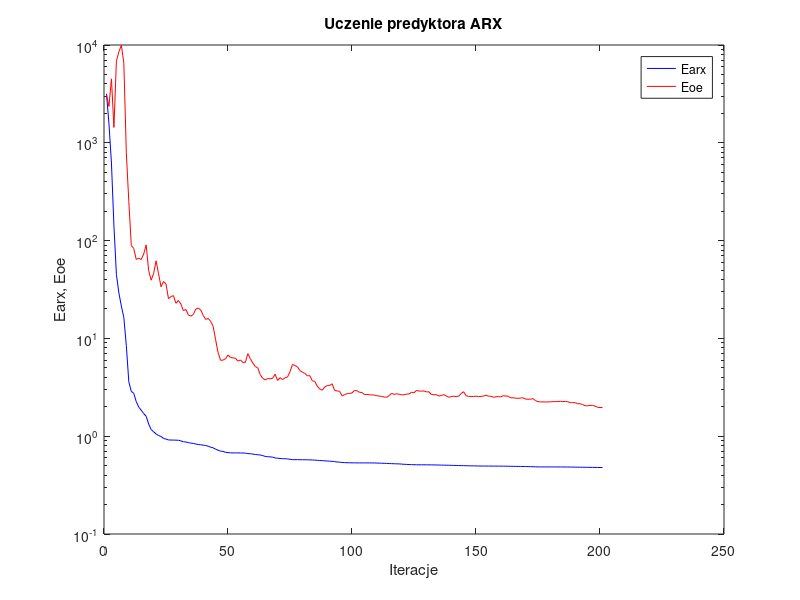
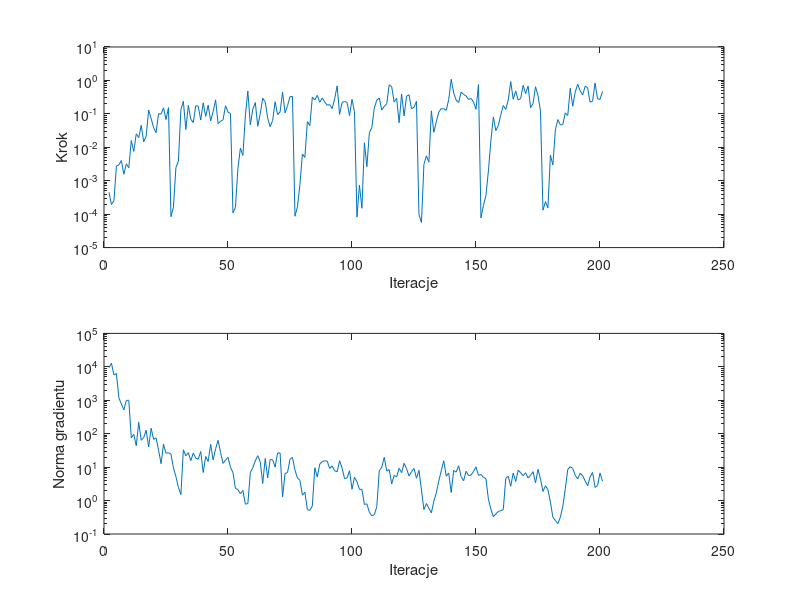

These figures' MATLAB source, in order:
%uczenie predyktora arx
clear all;
n=0; farx(n+1)=3.171508e+003; foe(n+1)=3.101845e+003; wspucz(n+1)=0.000000e+000; ng(n+1)=0.000000e+000;
%odnowa zmiennej metryki
n=1; farx(n+1)=1.566941e+003; foe(n+1)=2.357531e+003; krok(n+1)=4.526501e-004; ng(n+1)=9.499674e+003;
n=2; farx(n+1)=6.220025e+002; foe(n+1)=4.510094e+003; krok(n+1)=1.951338e-004; ng(n+1)=1.278793e+004;
n=3; farx(n+1)=1.418624e+002; foe(n+1)=1.436675e+003; krok(n+1)=2.522883e-004; ng(n+1)=5.739005e+003;
n=4; farx(n+1)=4.508803e+001; foe(n+1)=6.816952e+003; krok(n+1)=2.739044e-003; ng(n+1)=6.273442e+003;
n=5; farx(n+1)=2.907822e+001; foe(n+1)=8.544482e+003; krok(n+1)=2.998733e-003; ng(n+1)=1.179877e+003;
n=6; farx(n+1)=2.145178e+001; foe(n+1)=9.955602e+003; krok(n+1)=4.008930e-003; ng(n+1)=7.728932e+002;
n=7; farx(n+1)=1.630956e+001; foe(n+1)=6.517645e+003; krok(n+1)=1.567808e-003; ng(n+1)=5.185173e+002;
n=8; farx(n+1)=8.450919e+000; foe(n+1)=7.921137e+002; krok(n+1)=3.204735e-003; ng(n+1)=9.865815e+002;
n=9; farx(n+1)=3.604627e+000; foe(n+1)=2.511816e+002; krok(n+1)=2.440097e-003; ng(n+1)=1.001898e+003;
n=10; farx(n+1)=2.874649e+000; foe(n+1)=8.912102e+001; krok(n+1)=1.598198e-002; ng(n+1)=7.494105e+001;
n=11; farx(n+1)=2.745377e+000; foe(n+1)=8.309141e+001; krok(n+1)=7.525650e-003; ng(n+1)=9.617073e+001;
n=12; farx(n+1)=2.255767e+000; foe(n+1)=6.418954e+001; krok(n+1)=2.521242e-002; ng(n+1)=4.372060e+001;
n=13; farx(n+1)=1.986560e+000; foe(n+1)=6.602900e+001; krok(n+1)=1.945154e-002; ng(n+1)=2.199283e+002;
n=14; farx(n+1)=1.844062e+000; foe(n+1)=6.406585e+001; krok(n+1)=4.530245e-002; ng(n+1)=6.363118e+001;
n=15; farx(n+1)=1.703618e+000; foe(n+1)=7.292377e+001; krok(n+1)=1.448480e-002; ng(n+1)=7.639191e+001;
n=16; farx(n+1)=1.599140e+000; foe(n+1)=9.034257e+001; krok(n+1)=2.142359e-002; ng(n+1)=1.268922e+002;
n=17; farx(n+1)=1.333209e+000; foe(n+1)=4.962280e+001; krok(n+1)=1.305790e-001; ng(n+1)=4.005261e+001;
n=18; farx(n+1)=1.171112e+000; foe(n+1)=3.940060e+001; krok(n+1)=7.301859e-002; ng(n+1)=1.453602e+002;
n=19; farx(n+1)=1.109988e+000; foe(n+1)=4.597498e+001; krok(n+1)=3.844828e-002; ng(n+1)=6.766824e+001;
n=20; farx(n+1)=1.055046e+000; foe(n+1)=6.211385e+001; krok(n+1)=2.741202e-002; ng(n+1)=7.541095e+001;
n=21; farx(n+1)=1.015036e+000; foe(n+1)=4.581711e+001; krok(n+1)=1.015974e-001; ng(n+1)=3.224222e+001;
n=22; farx(n+1)=9.952828e-001; foe(n+1)=3.370177e+001; krok(n+1)=9.810024e-002; ng(n+1)=1.271223e+001;
n=23; farx(n+1)=9.480228e-001; foe(n+1)=3.812302e+001; krok(n+1)=1.513424e-001; ng(n+1)=4.850620e+001;
n=24; farx(n+1)=9.343917e-001; foe(n+1)=3.591074e+001; krok(n+1)=6.741320e-002; ng(n+1)=2.608676e+001;
n=25; farx(n+1)=9.159136e-001; foe(n+1)=2.546929e+001; krok(n+1)=1.530597e-001; ng(n+1)=2.689423e+001;
%odnowa zmiennej metryki
n=26; farx(n+1)=9.135893e-001; foe(n+1)=2.677074e+001; krok(n+1)=8.408970e-005; ng(n+1)=2.474093e+001;
n=27; farx(n+1)=9.130644e-001; foe(n+1)=2.739594e+001; krok(n+1)=1.622016e-004; ng(n+1)=9.502999e+000;
n=28; farx(n+1)=9.104491e-001; foe(n+1)=2.285063e+001; krok(n+1)=2.501815e-003; ng(n+1)=5.199880e+000;
n=29; farx(n+1)=9.096781e-001; foe(n+1)=2.441508e+001; krok(n+1)=3.816075e-003; ng(n+1)=2.494551e+000;
n=30; farx(n+1)=8.961612e-001; foe(n+1)=2.246841e+001; krok(n+1)=1.328156e-001; ng(n+1)=1.503034e+000;
n=31; farx(n+1)=8.773261e-001; foe(n+1)=1.920684e+001; krok(n+1)=2.381694e-001; ng(n+1)=3.297791e+001;
n=32; farx(n+1)=8.728417e-001; foe(n+1)=1.979120e+001; krok(n+1)=3.406610e-002; ng(n+1)=2.179440e+001;
n=33; farx(n+1)=8.589360e-001; foe(n+1)=1.736500e+001; krok(n+1)=1.807191e-001; ng(n+1)=2.702378e+001;
n=34; farx(n+1)=8.503422e-001; foe(n+1)=1.688920e+001; krok(n+1)=6.852302e-002; ng(n+1)=1.562680e+001;
n=35; farx(n+1)=8.440710e-001; foe(n+1)=1.757022e+001; krok(n+1)=5.536470e-002; ng(n+1)=2.625281e+001;
n=36; farx(n+1)=8.316251e-001; foe(n+1)=1.992711e+001; krok(n+1)=1.752988e-001; ng(n+1)=1.855909e+001;
n=37; farx(n+1)=8.211692e-001; foe(n+1)=2.045320e+001; krok(n+1)=1.686145e-001; ng(n+1)=1.725180e+001;
n=38; farx(n+1)=8.176584e-001; foe(n+1)=1.954594e+001; krok(n+1)=6.528949e-002; ng(n+1)=2.937699e+001;
n=39; farx(n+1)=8.096938e-001; foe(n+1)=1.720347e+001; krok(n+1)=2.134155e-001; ng(n+1)=6.913048e+000;
n=40; farx(n+1)=8.034400e-001; foe(n+1)=1.562070e+001; krok(n+1)=8.373214e-002; ng(n+1)=2.084951e+001;
n=41; farx(n+1)=7.896057e-001; foe(n+1)=1.600416e+001; krok(n+1)=1.818254e-001; ng(n+1)=1.476860e+001;
n=42; farx(n+1)=7.717403e-001; foe(n+1)=1.497366e+001; krok(n+1)=6.191270e-002; ng(n+1)=4.811218e+001;
n=43; farx(n+1)=7.611236e-001; foe(n+1)=1.330458e+001; krok(n+1)=1.158784e-001; ng(n+1)=1.638116e+001;
n=44; farx(n+1)=7.365210e-001; foe(n+1)=9.698641e+000; krok(n+1)=2.625380e-001; ng(n+1)=3.557241e+001;
n=45; farx(n+1)=7.187831e-001; foe(n+1)=7.165283e+000; krok(n+1)=5.113139e-002; ng(n+1)=6.315736e+001;
n=46; farx(n+1)=7.038532e-001; foe(n+1)=5.970026e+000; krok(n+1)=6.013604e-002; ng(n+1)=2.739156e+001;
n=47; farx(n+1)=6.990226e-001; foe(n+1)=5.998254e+000; krok(n+1)=6.640781e-002; ng(n+1)=1.295076e+001;
n=48; farx(n+1)=6.846113e-001; foe(n+1)=6.196160e+000; krok(n+1)=1.755320e-001; ng(n+1)=1.615703e+001;
n=49; farx(n+1)=6.795908e-001; foe(n+1)=6.764030e+000; krok(n+1)=1.124683e-001; ng(n+1)=1.956179e+001;
n=50; farx(n+1)=6.753027e-001; foe(n+1)=6.392472e+000; krok(n+1)=1.022628e-001; ng(n+1)=9.906157e+000;
%odnowa zmiennej metryki
n=51; farx(n+1)=6.751440e-001; foe(n+1)=6.319438e+000; krok(n+1)=1.081387e-004; ng(n+1)=6.861609e+000;
n=52; farx(n+1)=6.751167e-001; foe(n+1)=6.263911e+000; krok(n+1)=1.622016e-004; ng(n+1)=2.305623e+000;
n=53; farx(n+1)=6.747607e-001; foe(n+1)=5.852677e+000; krok(n+1)=2.332157e-003; ng(n+1)=2.134104e+000;
n=54; farx(n+1)=6.739255e-001; foe(n+1)=6.010977e+000; krok(n+1)=9.466059e-003; ng(n+1)=1.595139e+000;
n=55; farx(n+1)=6.731355e-001; foe(n+1)=5.674666e+000; krok(n+1)=5.694898e-003; ng(n+1)=2.006206e+000;
n=56; farx(n+1)=6.715747e-001; foe(n+1)=5.686203e+000; krok(n+1)=8.732707e-002; ng(n+1)=7.812300e-001;
n=57; farx(n+1)=6.638185e-001; foe(n+1)=6.985924e+000; krok(n+1)=4.842714e-001; ng(n+1)=8.126447e-001;
n=58; farx(n+1)=6.620571e-001; foe(n+1)=6.197161e+000; krok(n+1)=4.663645e-002; ng(n+1)=6.839100e+000;
n=59; farx(n+1)=6.569711e-001; foe(n+1)=5.606694e+000; krok(n+1)=1.372911e-001; ng(n+1)=9.630366e+000;
n=60; farx(n+1)=6.498497e-001; foe(n+1)=5.151593e+000; krok(n+1)=2.176076e-001; ng(n+1)=1.533148e+001;
n=61; farx(n+1)=6.467261e-001; foe(n+1)=5.005795e+000; krok(n+1)=4.256083e-002; ng(n+1)=2.199175e+001;
n=62; farx(n+1)=6.420163e-001; foe(n+1)=4.259851e+000; krok(n+1)=1.006999e-001; ng(n+1)=1.457738e+001;
n=63; farx(n+1)=6.339551e-001; foe(n+1)=3.912415e+000; krok(n+1)=2.936023e-001; ng(n+1)=3.257352e+000;
n=64; farx(n+1)=6.208676e-001; foe(n+1)=3.766334e+000; krok(n+1)=2.277746e-001; ng(n+1)=1.812275e+001;
n=65; farx(n+1)=6.169990e-001; foe(n+1)=3.892562e+000; krok(n+1)=7.551359e-002; ng(n+1)=4.751178e+000;
n=66; farx(n+1)=6.147608e-001; foe(n+1)=3.859682e+000; krok(n+1)=4.102628e-002; ng(n+1)=1.683876e+001;
n=67; farx(n+1)=6.113574e-001; foe(n+1)=3.907780e+000; krok(n+1)=6.345766e-002; ng(n+1)=1.665922e+001;
n=68; farx(n+1)=5.987491e-001; foe(n+1)=4.307865e+000; krok(n+1)=2.301336e-001; ng(n+1)=1.002817e+001;
n=69; farx(n+1)=5.957069e-001; foe(n+1)=3.714484e+000; krok(n+1)=9.515193e-002; ng(n+1)=2.648031e+001;
n=70; farx(n+1)=5.918628e-001; foe(n+1)=3.970152e+000; krok(n+1)=1.143175e-001; ng(n+1)=2.649075e+001;
n=71; farx(n+1)=5.891952e-001; foe(n+1)=3.783448e+000; krok(n+1)=4.478955e-001; ng(n+1)=1.273092e+000;
n=72; farx(n+1)=5.876723e-001; foe(n+1)=3.958899e+000; krok(n+1)=1.067078e-001; ng(n+1)=6.409210e+000;
n=73; farx(n+1)=5.859804e-001; foe(n+1)=4.031135e+000; krok(n+1)=1.752988e-001; ng(n+1)=6.912919e+000;
n=74; farx(n+1)=5.807959e-001; foe(n+1)=4.566286e+000; krok(n+1)=3.268918e-001; ng(n+1)=1.724396e+001;
n=75; farx(n+1)=5.758220e-001; foe(n+1)=5.410989e+000; krok(n+1)=3.326660e-001; ng(n+1)=1.948882e+001;
%odnowa zmiennej metryki
n=76; farx(n+1)=5.755698e-001; foe(n+1)=5.272237e+000; krok(n+1)=8.669030e-005; ng(n+1)=8.098688e+000;
n=77; farx(n+1)=5.754468e-001; foe(n+1)=5.123104e+000; krok(n+1)=1.662532e-004; ng(n+1)=4.753509e+000;
n=78; farx(n+1)=5.749263e-001; foe(n+1)=4.682514e+000; krok(n+1)=7.663457e-004; ng(n+1)=4.029878e+000;
n=79; farx(n+1)=5.744682e-001; foe(n+1)=4.518362e+000; krok(n+1)=6.274942e-003; ng(n+1)=1.458753e+000;
n=80; farx(n+1)=5.740319e-001; foe(n+1)=4.387477e+000; krok(n+1)=4.969883e-003; ng(n+1)=1.778926e+000;
n=81; farx(n+1)=5.735477e-001; foe(n+1)=4.142155e+000; krok(n+1)=5.851700e-002; ng(n+1)=5.323819e-001;
n=82; farx(n+1)=5.732125e-001; foe(n+1)=4.160141e+000; krok(n+1)=4.438543e-002; ng(n+1)=5.105779e-001;
n=83; farx(n+1)=5.709967e-001; foe(n+1)=3.687279e+000; krok(n+1)=3.161324e-001; ng(n+1)=6.868829e-001;
n=84; farx(n+1)=5.699419e-001; foe(n+1)=3.631741e+000; krok(n+1)=2.601236e-001; ng(n+1)=9.596769e+000;
n=85; farx(n+1)=5.661775e-001; foe(n+1)=3.247615e+000; krok(n+1)=3.589327e-001; ng(n+1)=5.057586e+000;
n=86; farx(n+1)=5.641629e-001; foe(n+1)=3.038495e+000; krok(n+1)=2.214588e-001; ng(n+1)=1.231316e+001;
n=87; farx(n+1)=5.625595e-001; foe(n+1)=2.951950e+000; krok(n+1)=2.994846e-001; ng(n+1)=1.466028e+001;
n=88; farx(n+1)=5.596628e-001; foe(n+1)=3.184269e+000; krok(n+1)=2.268451e-001; ng(n+1)=1.551493e+001;
n=89; farx(n+1)=5.579639e-001; foe(n+1)=3.291340e+000; krok(n+1)=1.809599e-001; ng(n+1)=1.517193e+001;
n=90; farx(n+1)=5.552139e-001; foe(n+1)=3.310096e+000; krok(n+1)=1.892883e-001; ng(n+1)=9.170590e+000;
n=91; farx(n+1)=5.531825e-001; foe(n+1)=3.436294e+000; krok(n+1)=1.440814e-001; ng(n+1)=1.088791e+001;
n=92; farx(n+1)=5.497766e-001; foe(n+1)=2.935195e+000; krok(n+1)=2.818076e-001; ng(n+1)=7.801504e+000;
n=93; farx(n+1)=5.446192e-001; foe(n+1)=2.903508e+000; krok(n+1)=6.888628e-001; ng(n+1)=7.245393e+000;
n=94; farx(n+1)=5.426858e-001; foe(n+1)=2.881634e+000; krok(n+1)=9.636975e-002; ng(n+1)=1.558501e+001;
n=95; farx(n+1)=5.385900e-001; foe(n+1)=2.577168e+000; krok(n+1)=2.188247e-001; ng(n+1)=9.372712e+000;
n=96; farx(n+1)=5.365695e-001; foe(n+1)=2.662163e+000; krok(n+1)=2.349459e-001; ng(n+1)=4.524920e+000;
n=97; farx(n+1)=5.358657e-001; foe(n+1)=2.720939e+000; krok(n+1)=2.203031e-001; ng(n+1)=4.744400e+000;
n=98; farx(n+1)=5.350969e-001; foe(n+1)=2.735143e+000; krok(n+1)=8.892157e-002; ng(n+1)=7.787023e+000;
n=99; farx(n+1)=5.343979e-001; foe(n+1)=2.769171e+000; krok(n+1)=2.725288e-001; ng(n+1)=2.176901e+000;
n=100; farx(n+1)=5.336779e-001; foe(n+1)=2.935723e+000; krok(n+1)=1.147563e-001; ng(n+1)=4.977932e+000;
%odnowa zmiennej metryki
n=101; farx(n+1)=5.336421e-001; foe(n+1)=2.919031e+000; krok(n+1)=8.136607e-005; ng(n+1)=3.671722e+000;
n=102; farx(n+1)=5.335391e-001; foe(n+1)=2.811051e+000; krok(n+1)=7.359836e-004; ng(n+1)=2.166688e+000;
n=103; farx(n+1)=5.335097e-001; foe(n+1)=2.797617e+000; krok(n+1)=1.502858e-004; ng(n+1)=2.159632e+000;
n=104; farx(n+1)=5.332757e-001; foe(n+1)=2.669424e+000; krok(n+1)=1.363659e-002; ng(n+1)=7.646919e-001;
n=105; farx(n+1)=5.332258e-001; foe(n+1)=2.670229e+000; krok(n+1)=2.634602e-003; ng(n+1)=7.988832e-001;
n=106; farx(n+1)=5.330809e-001; foe(n+1)=2.651977e+000; krok(n+1)=2.741202e-002; ng(n+1)=4.451771e-001;
n=107; farx(n+1)=5.329530e-001; foe(n+1)=2.642847e+000; krok(n+1)=3.895661e-002; ng(n+1)=3.514824e-001;
n=108; farx(n+1)=5.325491e-001; foe(n+1)=2.633604e+000; krok(n+1)=1.497423e-001; ng(n+1)=3.746517e-001;
n=109; farx(n+1)=5.312919e-001; foe(n+1)=2.594705e+000; krok(n+1)=2.577747e-001; ng(n+1)=6.635464e-001;
n=110; farx(n+1)=5.304160e-001; foe(n+1)=2.571463e+000; krok(n+1)=2.962682e-001; ng(n+1)=7.837351e+000;
n=111; farx(n+1)=5.294264e-001; foe(n+1)=2.553479e+000; krok(n+1)=1.304848e-001; ng(n+1)=9.956542e+000;
n=112; farx(n+1)=5.279500e-001; foe(n+1)=2.513381e+000; krok(n+1)=1.664562e-001; ng(n+1)=1.962181e+001;
n=113; farx(n+1)=5.271724e-001; foe(n+1)=2.505404e+000; krok(n+1)=2.002215e-001; ng(n+1)=7.614352e+000;
n=114; farx(n+1)=5.253910e-001; foe(n+1)=2.600981e+000; krok(n+1)=7.382907e-001; ng(n+1)=8.501813e+000;
n=115; farx(n+1)=5.239957e-001; foe(n+1)=2.744435e+000; krok(n+1)=6.477968e-001; ng(n+1)=3.150351e+000;
n=116; farx(n+1)=5.230152e-001; foe(n+1)=2.674725e+000; krok(n+1)=2.277746e-001; ng(n+1)=5.673649e+000;
n=117; farx(n+1)=5.217368e-001; foe(n+1)=2.717279e+000; krok(n+1)=2.921091e-001; ng(n+1)=5.101862e+000;
n=118; farx(n+1)=5.211278e-001; foe(n+1)=2.685051e+000; krok(n+1)=5.421512e-002; ng(n+1)=9.233131e+000;
n=119; farx(n+1)=5.184634e-001; foe(n+1)=2.651017e+000; krok(n+1)=3.923690e-001; ng(n+1)=6.818588e+000;
n=120; farx(n+1)=5.162860e-001; foe(n+1)=2.649050e+000; krok(n+1)=8.693674e-002; ng(n+1)=1.297417e+001;
n=121; farx(n+1)=5.145298e-001; foe(n+1)=2.697443e+000; krok(n+1)=3.372291e-001; ng(n+1)=8.953771e+000;
n=122; farx(n+1)=5.132463e-001; foe(n+1)=2.701598e+000; krok(n+1)=3.730916e-001; ng(n+1)=5.421546e+000;
n=123; farx(n+1)=5.120618e-001; foe(n+1)=2.811489e+000; krok(n+1)=1.416892e-001; ng(n+1)=7.326824e+000;
n=124; farx(n+1)=5.112183e-001; foe(n+1)=2.780849e+000; krok(n+1)=1.569333e-001; ng(n+1)=9.132249e+000;
n=125; farx(n+1)=5.102166e-001; foe(n+1)=2.937187e+000; krok(n+1)=2.357265e-001; ng(n+1)=4.650638e+000;
%odnowa zmiennej metryki
n=126; farx(n+1)=5.099887e-001; foe(n+1)=2.895315e+000; krok(n+1)=9.677161e-005; ng(n+1)=8.037804e+000;
n=127; farx(n+1)=5.099820e-001; foe(n+1)=2.891115e+000; krok(n+1)=5.658127e-005; ng(n+1)=2.066402e+000;
n=128; farx(n+1)=5.099488e-001; foe(n+1)=2.903977e+000; krok(n+1)=3.096185e-003; ng(n+1)=5.375566e-001;
n=129; farx(n+1)=5.098345e-001; foe(n+1)=2.839441e+000; krok(n+1)=5.548179e-003; ng(n+1)=8.158536e-001;
n=130; farx(n+1)=5.097980e-001; foe(n+1)=2.845827e+000; krok(n+1)=3.582494e-003; ng(n+1)=5.902649e-001;
n=131; farx(n+1)=5.090737e-001; foe(n+1)=2.674339e+000; krok(n+1)=1.233762e-001; ng(n+1)=4.285001e-001;
n=132; farx(n+1)=5.085200e-001; foe(n+1)=2.652416e+000; krok(n+1)=2.803148e-002; ng(n+1)=9.677835e-001;
n=133; farx(n+1)=5.081081e-001; foe(n+1)=2.660032e+000; krok(n+1)=5.893163e-002; ng(n+1)=1.700815e+000;
n=134; farx(n+1)=5.074376e-001; foe(n+1)=2.577487e+000; krok(n+1)=1.139041e-001; ng(n+1)=3.888217e+000;
n=135; farx(n+1)=5.064745e-001; foe(n+1)=2.608504e+000; krok(n+1)=1.439513e-001; ng(n+1)=7.854937e+000;
n=136; farx(n+1)=5.057272e-001; foe(n+1)=2.659732e+000; krok(n+1)=1.416892e-001; ng(n+1)=1.554902e+001;
n=137; farx(n+1)=5.052542e-001; foe(n+1)=2.576401e+000; krok(n+1)=1.276801e-001; ng(n+1)=5.341597e+000;
n=138; farx(n+1)=5.046972e-001; foe(n+1)=2.502385e+000; krok(n+1)=2.689113e-001; ng(n+1)=6.662558e+000;
n=139; farx(n+1)=5.037857e-001; foe(n+1)=2.540955e+000; krok(n+1)=1.080767e+000; ng(n+1)=1.747405e+000;
n=140; farx(n+1)=5.026420e-001; foe(n+1)=2.567527e+000; krok(n+1)=4.228235e-001; ng(n+1)=7.967061e+000;
n=141; farx(n+1)=5.019190e-001; foe(n+1)=2.540210e+000; krok(n+1)=2.577747e-001; ng(n+1)=7.103439e+000;
n=142; farx(n+1)=5.011169e-001; foe(n+1)=2.567287e+000; krok(n+1)=2.203117e-001; ng(n+1)=1.099531e+001;
n=143; farx(n+1)=5.003136e-001; foe(n+1)=2.727574e+000; krok(n+1)=4.448787e-001; ng(n+1)=5.247879e+000;
n=144; farx(n+1)=4.997757e-001; foe(n+1)=2.851821e+000; krok(n+1)=3.815505e-001; ng(n+1)=3.901787e+000;
n=145; farx(n+1)=4.990496e-001; foe(n+1)=2.595015e+000; krok(n+1)=3.427774e-001; ng(n+1)=7.520650e+000;
n=146; farx(n+1)=4.986355e-001; foe(n+1)=2.552239e+000; krok(n+1)=2.709781e-001; ng(n+1)=5.582658e+000;
n=147; farx(n+1)=4.975920e-001; foe(n+1)=2.553462e+000; krok(n+1)=2.893371e-001; ng(n+1)=5.776424e+000;
n=148; farx(n+1)=4.971058e-001; foe(n+1)=2.541990e+000; krok(n+1)=2.250273e-001; ng(n+1)=7.458297e+000;
n=149; farx(n+1)=4.967493e-001; foe(n+1)=2.572239e+000; krok(n+1)=1.370460e-001; ng(n+1)=1.019449e+001;
n=150; farx(n+1)=4.955804e-001; foe(n+1)=2.537194e+000; krok(n+1)=7.487569e-001; ng(n+1)=5.655305e+000;
%odnowa zmiennej metryki
n=151; farx(n+1)=4.954660e-001; foe(n+1)=2.552500e+000; krok(n+1)=7.697632e-005; ng(n+1)=6.046700e+000;
n=152; farx(n+1)=4.953550e-001; foe(n+1)=2.568211e+000; krok(n+1)=1.821736e-004; ng(n+1)=4.949740e+000;
n=153; farx(n+1)=4.951326e-001; foe(n+1)=2.629951e+000; krok(n+1)=3.643336e-004; ng(n+1)=4.528889e+000;
n=154; farx(n+1)=4.950581e-001; foe(n+1)=2.566748e+000; krok(n+1)=1.950271e-003; ng(n+1)=1.102069e+000;
n=155; farx(n+1)=4.949219e-001; foe(n+1)=2.564776e+000; krok(n+1)=1.603572e-002; ng(n+1)=5.505078e-001;
n=156; farx(n+1)=4.946221e-001; foe(n+1)=2.497065e+000; krok(n+1)=8.100548e-002; ng(n+1)=3.297753e-001;
n=157; farx(n+1)=4.945120e-001; foe(n+1)=2.535724e+000; krok(n+1)=3.153338e-002; ng(n+1)=3.980085e-001;
n=158; farx(n+1)=4.943879e-001; foe(n+1)=2.536690e+000; krok(n+1)=4.502187e-002; ng(n+1)=4.723998e-001;
n=159; farx(n+1)=4.942689e-001; foe(n+1)=2.526580e+000; krok(n+1)=9.363811e-002; ng(n+1)=4.988337e-001;
n=160; farx(n+1)=4.937344e-001; foe(n+1)=2.594934e+000; krok(n+1)=1.775417e-001; ng(n+1)=5.325235e-001;
n=161; farx(n+1)=4.935625e-001; foe(n+1)=2.575628e+000; krok(n+1)=1.357860e-001; ng(n+1)=4.627997e+000;
n=162; farx(n+1)=4.928349e-001; foe(n+1)=2.563256e+000; krok(n+1)=2.584327e-001; ng(n+1)=5.358735e+000;
n=163; farx(n+1)=4.922877e-001; foe(n+1)=2.464711e+000; krok(n+1)=9.205345e-001; ng(n+1)=2.683319e+000;
n=164; farx(n+1)=4.918831e-001; foe(n+1)=2.472060e+000; krok(n+1)=2.730638e-001; ng(n+1)=6.670871e+000;
n=165; farx(n+1)=4.915194e-001; foe(n+1)=2.450198e+000; krok(n+1)=4.836593e-001; ng(n+1)=3.705372e+000;
n=166; farx(n+1)=4.910503e-001; foe(n+1)=2.438391e+000; krok(n+1)=2.590696e-001; ng(n+1)=8.072824e+000;
n=167; farx(n+1)=4.906512e-001; foe(n+1)=2.457565e+000; krok(n+1)=2.857025e-001; ng(n+1)=6.817071e+000;
n=168; farx(n+1)=4.900568e-001; foe(n+1)=2.470262e+000; krok(n+1)=7.113726e-001; ng(n+1)=5.533779e+000;
n=169; farx(n+1)=4.894682e-001; foe(n+1)=2.394747e+000; krok(n+1)=4.004429e-001; ng(n+1)=6.776692e+000;
n=170; farx(n+1)=4.886517e-001; foe(n+1)=2.389482e+000; krok(n+1)=6.807263e-001; ng(n+1)=4.725102e+000;
n=171; farx(n+1)=4.881465e-001; foe(n+1)=2.389196e+000; krok(n+1)=1.532184e-001; ng(n+1)=5.751475e+000;
n=172; farx(n+1)=4.876835e-001; foe(n+1)=2.424282e+000; krok(n+1)=2.022243e-001; ng(n+1)=7.310868e+000;
n=173; farx(n+1)=4.863320e-001; foe(n+1)=2.308590e+000; krok(n+1)=6.480438e-001; ng(n+1)=3.395565e+000;
n=174; farx(n+1)=4.856192e-001; foe(n+1)=2.257638e+000; krok(n+1)=3.505976e-001; ng(n+1)=8.605652e+000;
n=175; farx(n+1)=4.852974e-001; foe(n+1)=2.240614e+000; krok(n+1)=1.210679e-001; ng(n+1)=4.427159e+000;
%odnowa zmiennej metryki
n=176; farx(n+1)=4.852816e-001; foe(n+1)=2.245154e+000; krok(n+1)=1.312842e-004; ng(n+1)=1.873463e+000;
n=177; farx(n+1)=4.852364e-001; foe(n+1)=2.240042e+000; krok(n+1)=2.361987e-004; ng(n+1)=2.767297e+000;
n=178; farx(n+1)=4.852135e-001; foe(n+1)=2.241905e+000; krok(n+1)=1.547514e-004; ng(n+1)=2.119252e+000;
n=179; farx(n+1)=4.850682e-001; foe(n+1)=2.246644e+000; krok(n+1)=5.828795e-003; ng(n+1)=8.991423e-001;
n=180; farx(n+1)=4.850591e-001; foe(n+1)=2.257038e+000; krok(n+1)=2.953444e-003; ng(n+1)=3.167494e-001;
n=181; farx(n+1)=4.849972e-001; foe(n+1)=2.258775e+000; krok(n+1)=3.351559e-002; ng(n+1)=2.523449e-001;
n=182; farx(n+1)=4.849126e-001; foe(n+1)=2.265970e+000; krok(n+1)=6.732646e-002; ng(n+1)=2.040717e-001;
n=183; farx(n+1)=4.847891e-001; foe(n+1)=2.271252e+000; krok(n+1)=4.679016e-002; ng(n+1)=3.146670e-001;
n=184; farx(n+1)=4.846387e-001; foe(n+1)=2.258430e+000; krok(n+1)=4.773765e-002; ng(n+1)=6.755935e-001;
n=185; farx(n+1)=4.843635e-001; foe(n+1)=2.268863e+000; krok(n+1)=1.067078e-001; ng(n+1)=2.244395e+000;
n=186; farx(n+1)=4.842728e-001; foe(n+1)=2.254288e+000; krok(n+1)=8.877087e-002; ng(n+1)=8.526099e+000;
n=187; farx(n+1)=4.835980e-001; foe(n+1)=2.197825e+000; krok(n+1)=5.804224e-001; ng(n+1)=1.032895e+001;
n=188; farx(n+1)=4.832689e-001; foe(n+1)=2.205280e+000; krok(n+1)=1.695040e-001; ng(n+1)=9.191472e+000;
n=189; farx(n+1)=4.827685e-001; foe(n+1)=2.200024e+000; krok(n+1)=4.485036e-001; ng(n+1)=5.725888e+000;
n=190; farx(n+1)=4.823021e-001; foe(n+1)=2.149392e+000; krok(n+1)=7.676757e-001; ng(n+1)=4.463064e+000;
n=191; farx(n+1)=4.818724e-001; foe(n+1)=2.146756e+000; krok(n+1)=4.923082e-001; ng(n+1)=6.543329e+000;
n=192; farx(n+1)=4.815757e-001; foe(n+1)=2.109235e+000; krok(n+1)=3.655097e-001; ng(n+1)=5.571441e+000;
n=193; farx(n+1)=4.810527e-001; foe(n+1)=2.049043e+000; krok(n+1)=6.674447e-001; ng(n+1)=3.886003e+000;
n=194; farx(n+1)=4.806539e-001; foe(n+1)=2.046416e+000; krok(n+1)=6.132431e-001; ng(n+1)=2.778226e+000;
n=195; farx(n+1)=4.803086e-001; foe(n+1)=2.067227e+000; krok(n+1)=2.230612e-001; ng(n+1)=5.038959e+000;
n=196; farx(n+1)=4.800048e-001; foe(n+1)=2.068943e+000; krok(n+1)=2.382113e-001; ng(n+1)=6.968775e+000;
n=197; farx(n+1)=4.793333e-001; foe(n+1)=2.031451e+000; krok(n+1)=8.377184e-001; ng(n+1)=2.467755e+000;
n=198; farx(n+1)=4.790677e-001; foe(n+1)=1.976322e+000; krok(n+1)=2.840339e-001; ng(n+1)=2.807497e+000;
n=199; farx(n+1)=4.787878e-001; foe(n+1)=1.963813e+000; krok(n+1)=2.688700e-001; ng(n+1)=6.694861e+000;
n=200; farx(n+1)=4.785344e-001; foe(n+1)=1.963895e+000; krok(n+1)=4.686024e-001; ng(n+1)=3.807048e+000;

figure; semilogy(farx,'b'); hold on; semilogy(foe,'r'); xlabel('Iteracje'); ylabel('Earx, Eoe'); legend('Earx','Eoe'); title('Uczenie predyktora ARX');
figure; subplot(2,1,1); semilogy(krok); xlabel('Iteracje'); ylabel('Krok');
subplot(2,1,2); semilogy(ng); xlabel('Iteracje'); ylabel('Norma gradientu');
Earx=farx(n+1)
Eoe=foe(n+1)
